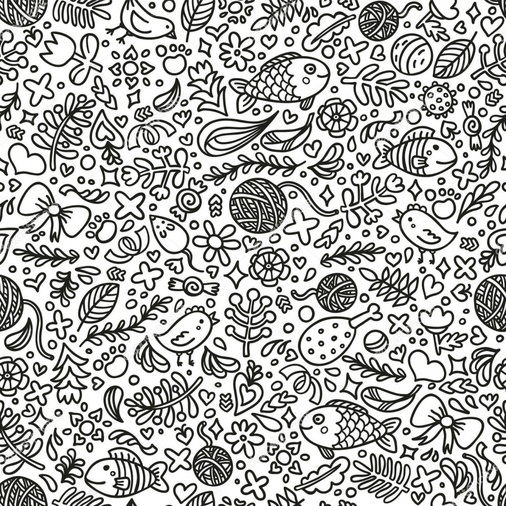
#> input picture reprecentacao_decricao/imagem_1.jpg, 506 x 506 px, shrunk from 963 x 963 before the run
$ jupyter execute representacao_descricao_3.ipynb
#> lines starting #> are read from the running program, lines starting #| are printed output that depends on the picture; after the words box and inside, x2 and y2 are one past the last pixel; in counts of white or black regions, pixels touching at a corner belong together
### Descritores de Região

Utilizando a imagem anexa:
• Binarize a imagem.
• Crie rótulos para cada componente conexo.

• Crie imagens com cada componente conexo, padronizando-as pelas di-
mensões da maior.

• Preencha cada componente conexa: não pode haver buracos, somente
silhuetas.

• Calcule, para cada componente conexo, os seguintes descritores de re-
gião:

– Área,

– Perímetro,

– Compacidade,

– Quociente Isoperimétrico,

– Eixo maior e eixo menor,

– Excentricidade,

– Convexidade,

– Retangularidade, e

– Solidez.

Componha, para cada componente conexo, 2 vetores:

– O primeiro vetor (vd) deve conter todos os descritores acima; e

– O segundo vetor (va) deve conter somente os descritores adimensionais.

Utilize os vetores vd para criar uma matriz de distâncias (Ad) entre as componentes conexas. Por exemplo, se houver n componentes conexas, a matriz deverá ser n × n.

• Utilize os vetores va para criar uma matriz de distâncias (Ad) entre as componentes conexas.

• Utilize as matrizes para agrupar (clustering) as componentes conexas semelhantes.

#### Bibliotecas

[cell 1]
import numpy as np
import matplotlib.pyplot as plt
from PIL import Image
from skimage import io
from skimage.color import rgb2gray
from skimage.filters import threshold_otsu
from skimage.measure import label, regionprops
from skimage.morphology import convex_hull_image
from scipy.ndimage import binary_fill_holes

#### Função para Binarização da Imagem

[cell 2]
def carregar_e_binarizar_imagem(caminho, threshold=0.5):
#> called with caminho = 'imagem_1.jpg', threshold = 0.5
    imagem = io.imread(caminho, as_gray=True)
#> imagem: shape (506, 506) float64; min 0, max 1, mean 0.695
    imagem_binaria = (imagem < threshold).astype(bool)  # Binarizar (inverter para 0=fundo, 1=frente)
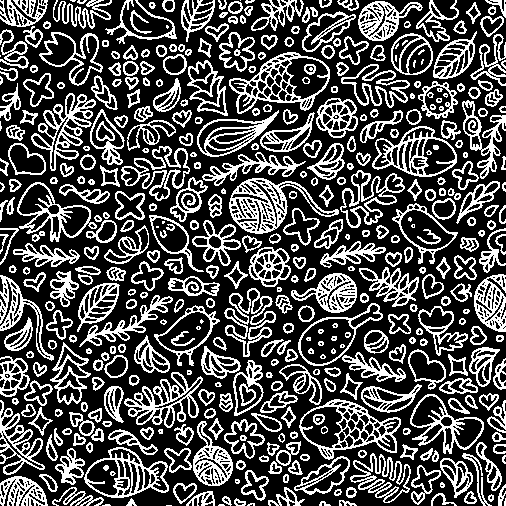
#> imagem_binaria: shape (506, 506) bool; 31.6% white in thin lines or dots
#> call 2 of carregar_e_binarizar_imagem, with caminho = 'imagem_2.jpg', threshold = 0.5
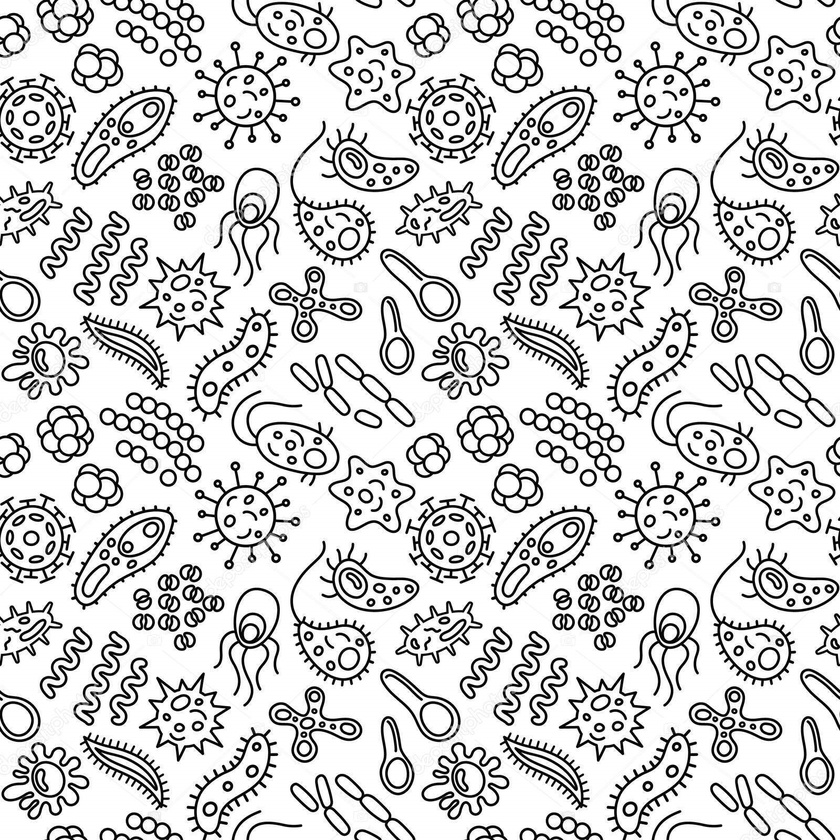
#> input picture reprecentacao_decricao/imagem_2.jpg, 840 x 840 px, shrunk from 1600 x 1600 before the run
#> in carregar_e_binarizar_imagem, imagem is the input picture: shape (840, 840) float64; min 0, max 1, mean 0.808
#> in carregar_e_binarizar_imagem (call 2), `imagem_binaria = (imagem < threshold).astype(bool)`: imagem_binaria: shape (840, 840) bool; 18.7% white in thin lines or dots
    return imagem_binaria

# Função para exibir a imagem em cada etapa
def mostrar_imagem(img, titulo="Imagem"):
    plt.imshow(img, cmap="gray")
    plt.title(titulo)
    plt.axis("off")
    plt.show()

imagem_binaria_1 = carregar_e_binarizar_imagem("imagem_1.jpg")
imagem_binaria_2 = carregar_e_binarizar_imagem("imagem_2.jpg")

# Mostrar a imagem original
mostrar_imagem(imagem_binaria_1, "Imagem 1")

mostrar_imagem(imagem_binaria_2, "Imagem 2")

[cell 3]
def carregar_e_binarizar_imagem(caminho, threshold=0.5):
    imagem = io.imread(caminho, as_gray=True)
    imagem_binaria = (imagem < threshold).astype(bool)  # Binarizar (inverter para 0=fundo, 1=frente)
    return imagem_binaria

# Função para exibir a imagem em cada etapa
def mostrar_imagem(img, titulo="Imagem"):
    plt.imshow(img, cmap="gray")
    plt.title(titulo)
    plt.axis("off")
    plt.show()

imagem_binaria_1 = carregar_e_binarizar_imagem("imagem_1.jpg")
imagem_binaria_2 = carregar_e_binarizar_imagem("imagem_2.jpg")

# Mostrar a imagem original
mostrar_imagem(imagem_binaria_1, "Imagem 1")

mostrar_imagem(imagem_binaria_2, "Imagem 2")

#### Rotulação dos Componentes Conexos

[cell 4]
def label_components(binary_image):
    labeled_image = label(binary_image, connectivity=2)
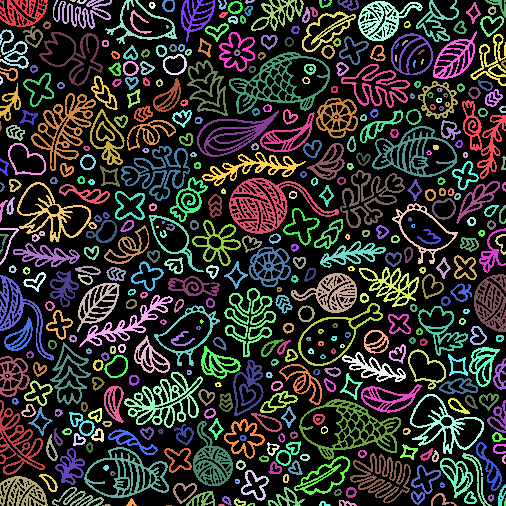
#> labeled_image: shape (506, 506) int32; 435 distinct labels, from 0 to 434; one colour per label, 0 black
    return labeled_image

#### Criar Imagens de Componentes Conexos Padronizadas

[cell 5]
def extract_components(labeled_image):
    components = []
    max_height = 0
    max_width = 0

    # Obter dimensões do maior componente
    for region in regionprops(labeled_image):
        minr, minc, maxr, maxc = region.bbox
        height = maxr - minr
        width = maxc - minc
        max_height = max(max_height, height)
        max_width = max(max_width, width)
#> this loop made 434 passes
#> (minr, minc, maxr, maxc, height, width, max_height, max_width) on passes 1 to 3: (0, 0, 27, 48, 27, 48, 27, 48), (0, 53, 29, 112, 29, 59, 29, 59), (0, 70, 2, 76, 2, 6, 29, 59)

    # Criar componentes com dimensões padronizadas
    for region in regionprops(labeled_image):
        minr, minc, maxr, maxc = region.bbox
        component = np.zeros((max_height, max_width), dtype=bool)
        component[: (maxr - minr), : (maxc - minc)] = labeled_image[minr:maxr, minc:maxc] == region.label
        components.append(component)
#> this loop made 434 passes
#> (minr, minc, maxr, maxc) on passes 1 to 3: (0, 0, 27, 48), (0, 53, 29, 112), (0, 70, 2, 76)
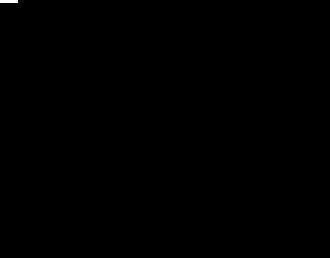
#> component: shape (86, 110) bool (shown 3 times larger); 0.06% white in thin lines or dots, all inside (x1, y1, x2, y2) = (0, 0, 6, 1)

    return components

#### Preencher os buracos de cada componente

[cell 6]
def fill_holes(components):
    return [binary_fill_holes(component) for component in components]

#### Calcular os Descritores de Região

[cell 7]
def calculate_descriptors(components):
    descriptors = []
    for component in components:
        region = regionprops(component.astype(int))[0]

        area = region.area
        perimeter = region.perimeter
        compactness = perimeter ** 2 / (4 * np.pi * area)
        isoperimetric_quotient = (4 * np.pi * area) / (perimeter ** 2)
        major_axis = region.major_axis_length
        minor_axis = region.minor_axis_length
        eccentricity = region.eccentricity
        convex_image = convex_hull_image(component)
        convex_area = np.sum(convex_image)
        convexity = convex_area / area
        rectangularity = area / (major_axis * minor_axis)
        solidity = area / convex_area

        descriptors.append({
            "Área": area,
            "Perímetro": perimeter,
            "Compacidade": compactness,
            "Quociente Isoperimétrico": isoperimetric_quotient,
            "Eixo Maior": major_axis,
            "Eixo Menor": minor_axis,
            "Excentricidade": eccentricity,
            "Convexidade": convexity,
            "Retangularidade": rectangularity,
            "Solidez": solidity
        })

    return descriptors

#### Exibir os resultados

[cell 8]
def display_results(image, binary, labeled_image, components, descriptors):
    plt.figure(figsize=(12, 8))

    # Imagem original
    plt.subplot(5, 3, 1)
    plt.imshow(image, cmap="gray")
    plt.title("Imagem Original")
    plt.axis("off")

    # Imagem binarizada
    plt.subplot(5, 3, 2)
    plt.imshow(binary, cmap="gray")
    plt.title("Imagem Binarizada")
    plt.axis("off")

    # Imagem rotulada
    plt.subplot(5, 3, 3)
    plt.imshow(labeled_image, cmap="nipy_spectral")
    plt.title("Componentes Conexos")
    plt.axis("off")

    # Mostrar componentes
    for i, component in enumerate(components[:12]):  # Mostrar os 3 primeiros componentes
        plt.subplot(5, 3, 4 + i)
        plt.imshow(component, cmap="gray")
        plt.title(f"Componente {i+1}")
        plt.axis("off")
#> this loop made 12 passes

    plt.tight_layout()
    plt.show()
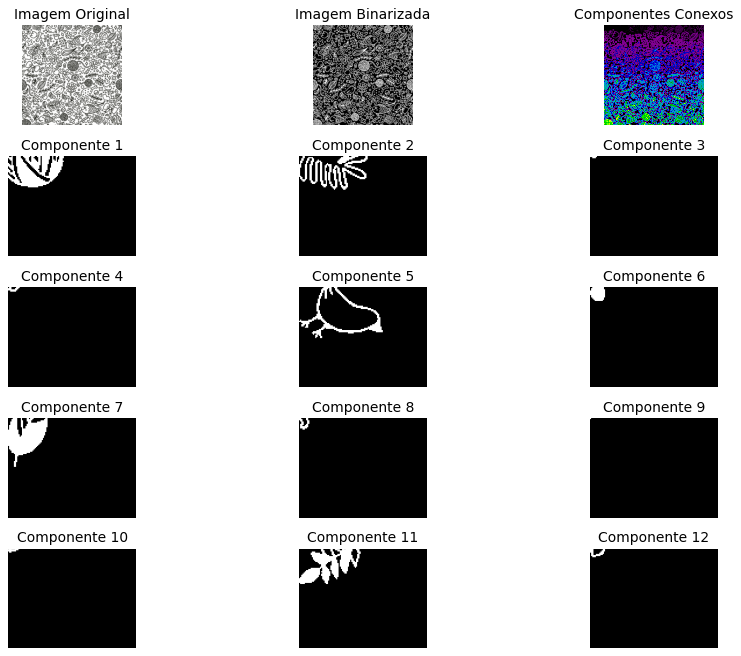
#> figure drawn by matplotlib, 15 panels

    # Mostrar descritores
    for i, desc in enumerate(descriptors):
        print(f"Componente {i+1}:")
        for key, value in desc.items():
            print(f"  {key}: {value}")
        print()
#> this loop made 434 passes
#> (printed output is left out)

#### Executar o processo completo

[cell 9]
# Carregar a imagem
image = io.imread("imagem_1.jpg")

# Binarizar a imagem
# binary_image = binarize_image(image)

# Rotular componentes conexos
labeled_image = label_components(imagem_binaria_1)

# Extrair e padronizar componentes
components = extract_components(labeled_image)

# Preencher buracos
filled_components = fill_holes(components)

# Calcular descritores
descriptors = calculate_descriptors(filled_components)

# Exibir resultados
display_results(image, imagem_binaria_1, labeled_image, filled_components, descriptors)

[cell 10]
import numpy as np
from skimage.measure import label

def contar_componentes_conexos(imagem_binaria):
    # Rotula os componentes conexos na imagem
    labeled_image, num_componentes = label(imagem_binaria, connectivity=1, return_num=True)
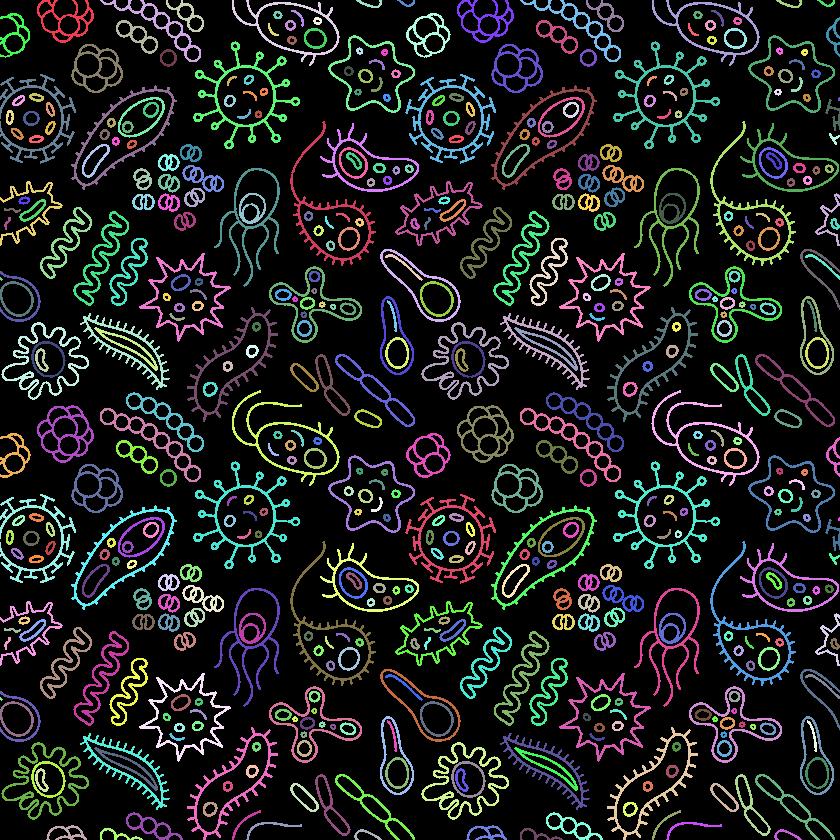
#> labeled_image: shape (840, 840) int32; 533 distinct labels, from 0 to 532; one colour per label, 0 black

    return num_componentes, labeled_image

num_componentes, labeled_image = contar_componentes_conexos(imagem_binaria_2)
print(f"Número de componentes conexos: {num_componentes}")
print("Matriz de rótulos:")
print(labeled_image)

[cell 11]
import numpy as np
import matplotlib.pyplot as plt
from skimage import io, color
from skimage.filters import threshold_otsu
from scipy.ndimage import binary_fill_holes

[cell 12]
# Carregar a imagem
imagem_original = io.imread('imagem_1.jpg')

# Converter para escala de cinza
imagem_cinza = color.rgb2gray(imagem_original)

# Binarizar a imagem com Otsu
threshold = threshold_otsu(imagem_cinza)
imagem_binaria = imagem_cinza < threshold
#> imagem_binaria: shape (506, 506) bool; 34.1% white in thin lines or dots

# Preencher as áreas internas (buracos) em cada componente
imagem_preenchida = binary_fill_holes(imagem_binaria)
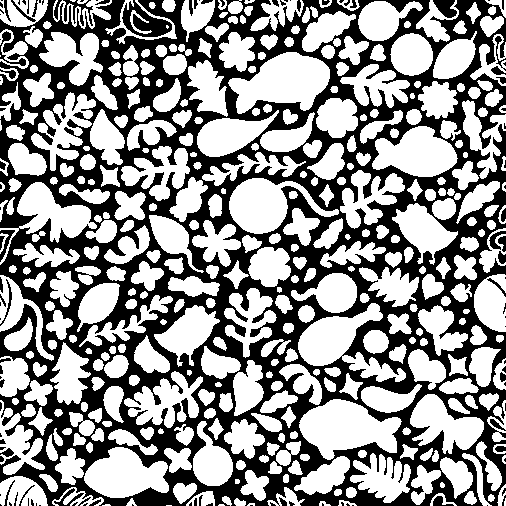
#> imagem_preenchida: shape (506, 506) bool; 57.1% white; 119 black regions (68 under 20 px), largest, box (x1, y1, x2, y2) and area: (0, 0, 506, 506) 105297, (122, 0, 172, 37) 889, (433, 0, 457, 18) 278

# Criar a máscara de silhueta (somente contornos)
silhuetas = imagem_preenchida ^ imagem_binaria
#> silhuetas: shape (506, 506) bool; 23% white; 1147 white regions (568 under 20 px), largest, box (x1, y1, x2, y2) and area: (301, 319, 354, 364) 1484, (401, 210, 454, 249) 1106, (158, 312, 210, 351) 1100

[cell 13]
# Mostrar os resultados
plt.figure(figsize=(12, 6))

plt.subplot(1, 3, 1)
plt.imshow(imagem_original, cmap='gray')
plt.title("Imagem Original")
plt.axis("off")

plt.subplot(1, 3, 2)
plt.imshow(imagem_preenchida, cmap='gray')
plt.title("Imagem Preenchida")
plt.axis("off")

plt.subplot(1, 3, 3)
plt.imshow(silhuetas, cmap='gray')
plt.title("Silhuetas")
plt.axis("off")

plt.tight_layout()
plt.show()

[cell 14]
num_componentes, labeled_image = contar_componentes_conexos(imagem_preenchida)
#> in contar_componentes_conexos (call 2), `labeled_image, num_componentes = label(imagem_binaria, connectivity=1,..`:
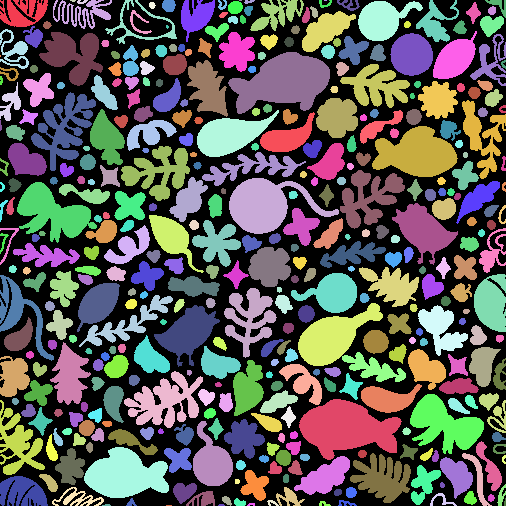
#> labeled_image: shape (506, 506) int32; 393 distinct labels, from 0 to 392; one colour per label, 0 black
print(f"Número de componentes conexos: {num_componentes}")
print("Matriz de rótulos:")
print(labeled_image)

[cell 15]
num_componentes, labeled_image = contar_componentes_conexos(silhuetas)
#> in contar_componentes_conexos (call 3), `labeled_image, num_componentes = label(imagem_binaria, connectivity=1,..`:
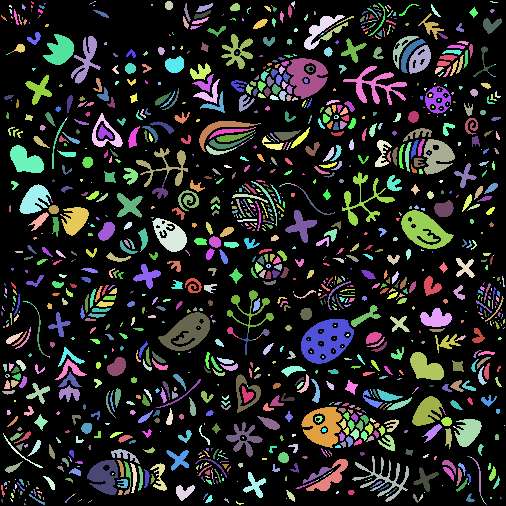
#> labeled_image: shape (506, 506) int32; 1399 distinct labels, from 0 to 1398; one colour per label, 0 black
print(f"Número de componentes conexos: {num_componentes}")
print("Matriz de rótulos:")
print(labeled_image)

[cell 16]
# Mostrar os resultados
plt.figure(figsize=(12, 6))

plt.subplot(1, 1, 1)
plt.imshow(imagem_preenchida, cmap='gray')
# plt.title("Imagem Preenchida")
plt.axis("off")

plt.tight_layout()
plt.show()

Inicio

[cell 17]
# Carregar a imagem
imagem_original_preenchida = io.imread('imagem_1_2.jpeg')
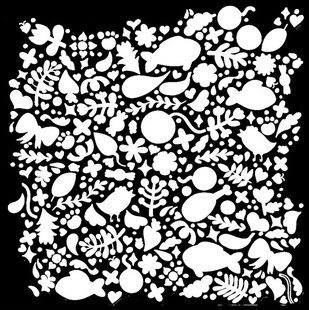
#> input picture reprecentacao_decricao/imagem_1_2.jpeg, 309 x 310 px, shrunk from 588 x 590 before the run
#> imagem_original_preenchida is the input picture: shape (310, 309, 3); min 0, max 255, mean 119.7

# Mostrar os resultados
plt.figure(figsize=(12, 6))

plt.subplot(1, 1, 1)
plt.imshow(imagem_original_preenchida, cmap='gray')
# plt.title("Imagem Preenchida")
plt.axis("off")

plt.tight_layout()
plt.show()
